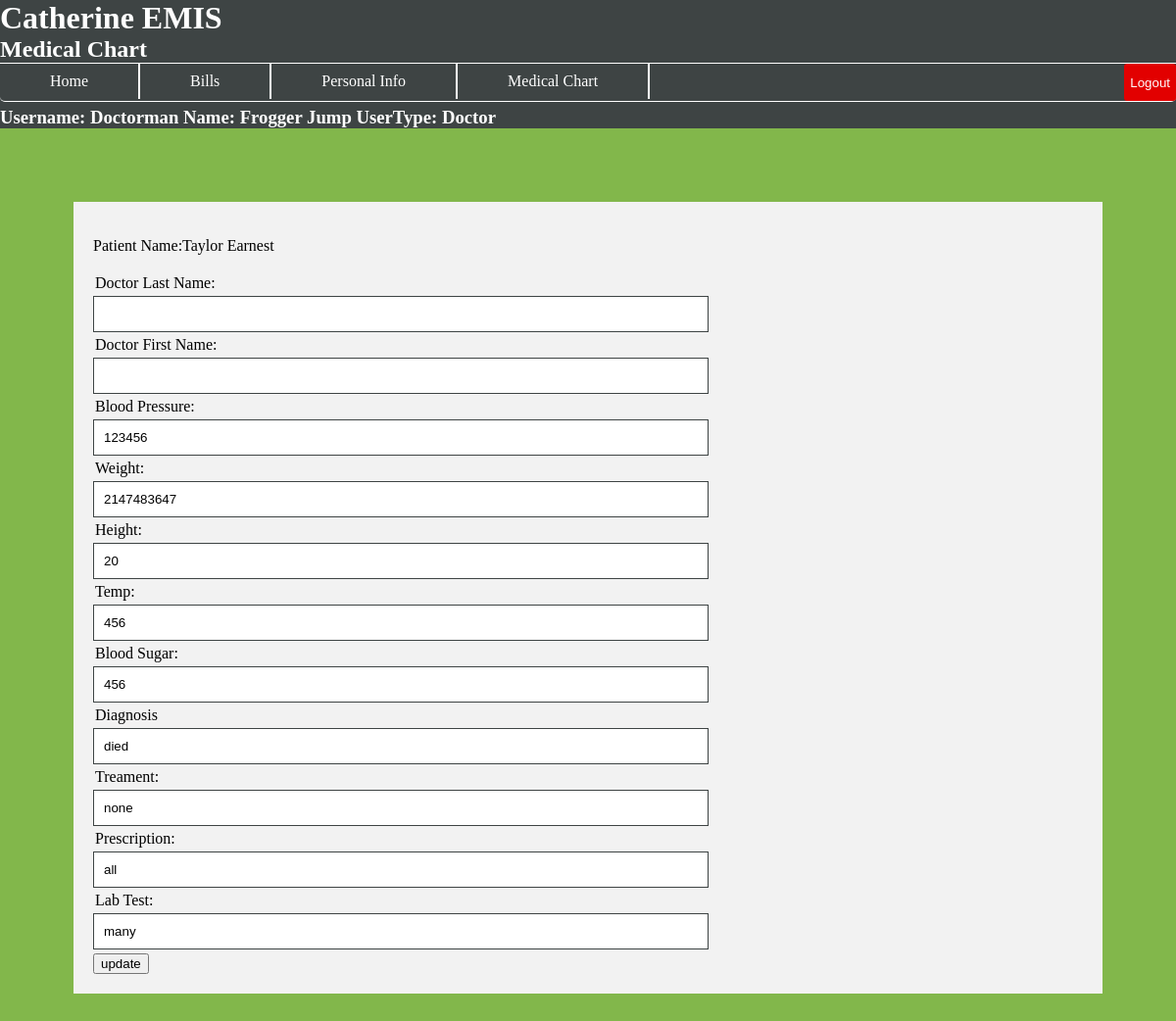
The app's page /MedicalInfo.php?patient=asdf (signed in), older data.
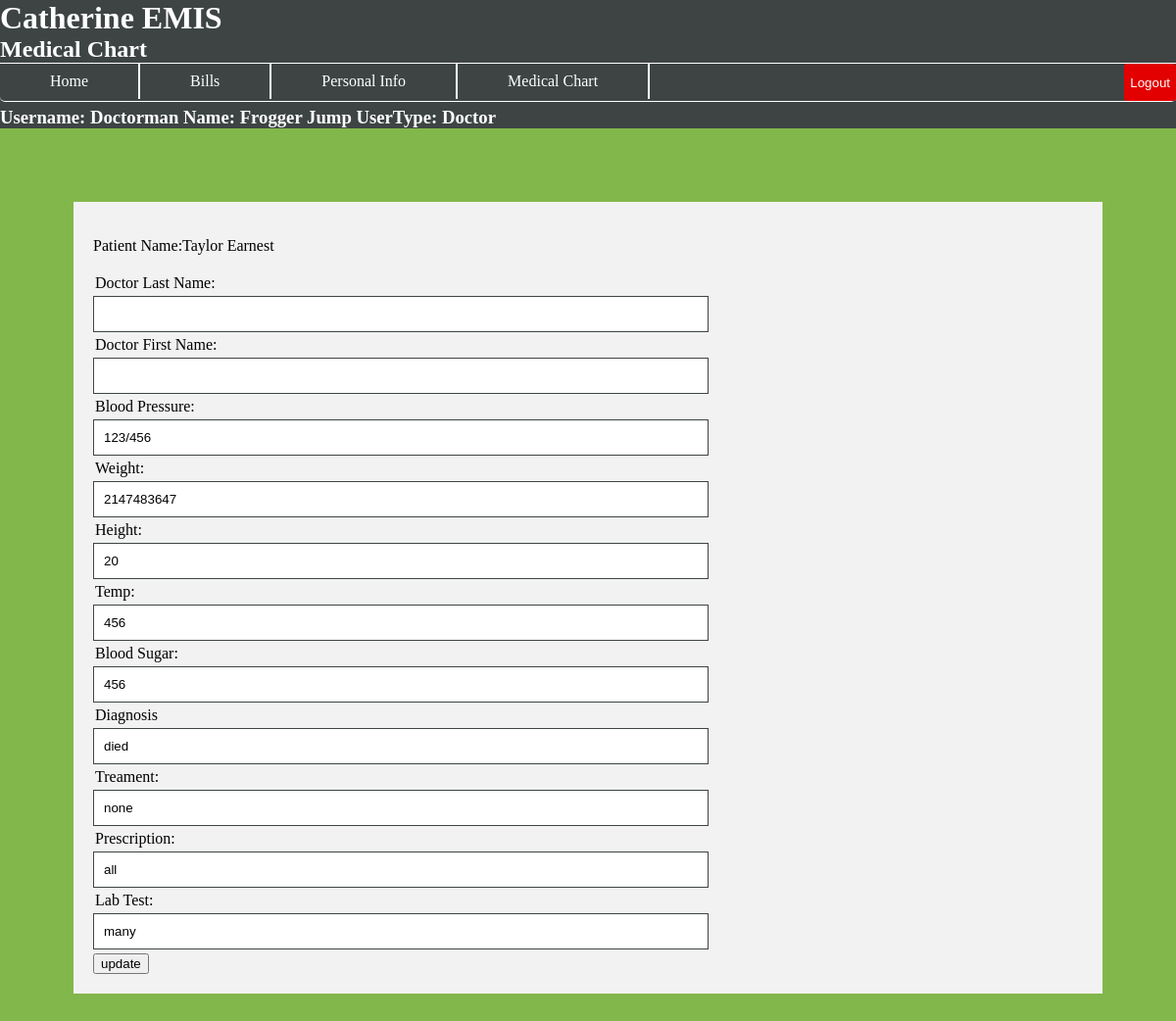
The same page, newer data.
### tables this page shows
CREATE TABLE IF NOT EXISTS `MedicalChart` (
  `id` int(11) NOT NULL AUTO_INCREMENT,
  `person_id` int(11) NOT NULL,
  `doctor_id` int(11) NOT NULL,
  `vitals_date` date NOT NULL,
  `blood_press` varchar(8) NOT NULL,
  `weight` int(11) NOT NULL,
  `height` int(11) NOT NULL,
  `temp` int(11) NOT NULL,
  `blood_sugar` int(11) NOT NULL,
  `diagnosis` varchar(1000) NOT NULL,
  `treatment` varchar(1000) NOT NULL,
  `prescription` varchar(1000) NOT NULL,
  `lab_test` varchar(1000) NOT NULL,
  PRIMARY KEY (`id`)
);

### MedicalInfo.php (the view, shortened to what the changed rows need)
<!DOCTYPE html>
<html lang="en">
<?php
$mysqli = mysqli_connect("localhost", "group", "group5", "group");
if($_SESSION["update"] == false) {
    $patient = null;
}
if(!empty($_GET["patient"])){
    $patient = $_SESSION["patient"];
}
?>
<head>
</head>
<body>
    <h1>Catherine EMIS</h1>
    <h2>Medical Chart</h2>
<?php
    $CurrUser = $_SESSION['username'];
    $personID = $mysqli->query("SELECT id FROM User WHERE username = '$CurrUser'")->fetch_object()->id;
    $firstName = $mysqli->query("SELECT first FROM User WHERE username = '$CurrUser'")->fetch_object()->first;
    $lastName = $mysqli->query("SELECT last FROM User WHERE username = '$CurrUser'")->fetch_object()->last;
    $userType = $mysqli->query("SELECT type FROM User WHERE username = '$CurrUser'")->fetch_object()->type;
    if($userType == 'U') {
        $type = "Patient";
        $searchMedRec = $mysqli->query("SELECT * FROM MedicalChart WHERE person_id = '$personID'");
        $medChart = $searchMedRec->fetch_object();
        $doctorID = $medChart->doctor_id;
        $doctorFirst = $mysqli->query("SELECT first FROM User WHERE id = '$doctorID'")->fetch_object()->first;
        $doctorLast = $mysqli->query("SELECT last FROM User WHERE id = '$doctorID'")->fetch_object()->last;
        echo
	"<div class=\"div_border_bottom\">
	    <h3><br></br>Username: $CurrUser Name: $firstName $lastName
		UserType: $type</h3>
	 </div>";
        echo "<div class =\"container\">
            <h3>Your Medical Chart:</h3>
            <p> Doctor: Dr. $doctorFirst, $doctorLast </p>
            <p> Blood Pressure:  $medChart->blood_press </p>
            <p>Last Vitals Date: $medChart->vitals_date</p>
            <p> Weight: $medChart->weight </p>
            <p> Height: $medChart->height </p>
            <p> Temp: $medChart->temp</p>
            <p> Blood Sugar: $medChart->blood_sugar</p>
            <p> Diagnosis: $medChart->diagnosis</p>
            <p> Treatment: $medChart->treatment</p>
            <p> Prescription: $medChart->prescription</p>
            <p> Lab Test: $medChart->lab_test</p>
        </div>";
    } elseif(!(is_null($patient)) && (($userType == 'D') || ($userType == 'N'))){
        if($userType=='N'){
            $type = "Nurse";
        } else {
            $type = "Doctor";
        }
        echo "<h3><br></br>Username: $CurrUser Name: $firstName $lastName UserType: $type</h3>";
        $patient = $_SESSION["patient"];
        $patientID = $mysqli->query("SELECT id FROM User WHERE username = '$patient'")->fetch_object()->id;
        $pfirstName = $mysqli->query("SELECT first FROM User WHERE username = '$patient'")->fetch_object()->first;
        $plastName = $mysqli->query("SELECT last FROM User WHERE username = '$patient'")->fetch_object()->last;
        $searchMedRec = $mysqli->query("SELECT * FROM MedicalChart WHERE person_id = '$patientID'");
        $medChart = $searchMedRec->fetch_object();
        $doctorID = $medChart->doctor_id;
        $doctorFirst = $mysqli->query("SELECT first FROM User WHERE id = '$doctorID'")->fetch_object()->first;
        $doctorLast = $mysqli->query("SELECT last FROM User WHERE id = '$doctorID'")->fetch_object()->last;
        echo "<div class=\"container\">
                    <form action =\"\" method=\"GET\">
                      <p>Patient Name:$pfirstName $plastName</p>";
	echo "
                        <div class =\"div_small_separator\"></div>
                        <label for=\"DoctorLastName\">Doctor Last Name:</label>
                        <div class =\"div_small_separator\"></div>
                        <input type =\"text\" id =\"DoctorLastName\" name =\"DoctorLastName\"
                               value= \"$doctorLast\">";
	echo "
                        <div class =\"div_small_separator\"></div>
                        <label for=\"DoctorFirstName\">Doctor First Name:</label>
                        <div class =\"div_small_separator\"></div>
                        <input type =\"text\" id =\"DoctorFirstName\" name =\"DoctorFirstName\"
                                value= \"$doctorFirst\">";
	$bloodPress = $medChart->blood_press;
	echo "
                        <div class =\"div_small_separator\"></div>
                        <label for=\"BloodPress\">Blood Pressure:</label>
                        <div class =\"div_small_separator\"></div>
                        <input type =\"text\" id =\"BloodPress\" name =\"BloodPress\"
                                value= \"$bloodPress\">";
	$weight = $medChart->weight;
        echo "
                        <div class =\"div_small_separator\"></div>
                        <label for=\"Weight\">Weight:</label>
                        <div class =\"div_small_separator\"></div>
                        <input type =\"text\" id =\"Weight\" name =\"Weight\"
                                value= \"$weight\">";
	$height = $medChart->height;
	echo "
                        <div class =\"div_small_separator\"></div>
                        <label for=\"Height\">Height:</label>
                        <div class =\"div_small_separator\"></div>
                        <input type =\"text\" id =\"Height\" name =\"Height\"
                                value= \"$height\">";
	$temp = $medChart->temp;
        echo "
                        <div class =\"div_small_separator\"></div>
                        <label for=\"Temp\">Temp:</label>
                        <div class =\"div_small_separator\"></div>
                        <input type =\"text\" id =\"Temp\" name =\"Temp\"
                                value= \"$temp\">";
	$bloodSugar = $medChart->blood_sugar;
	echo "
                        <div class =\"div_small_separator\"></div>
                        <label for=\"BloodSugar\">Blood Sugar:</label>
                        <div class =\"div_small_separator\"></div>
                        <input type =\"text\" id =\"BloodSugar\" name =\"BloodSugar\"
                                value= \"$bloodSugar\">";
      if($userType == 'D'){
        $diag = $medChart->diagnosis;
	echo "
                        <div class =\"div_small_separator\"></div>
                        <label for=\"Diagnosis\">Diagnosis</label>
                        <div class =\"div_small_separator\"></div>
                        <input type =\"text\" id =\"Diagnosis\" name =\"Diagnosis\"
                                value= \"$diag\">";
        $treat = $medChart->treatment;
	echo "
                        <div class =\"div_small_separator\"></div>
                        <label for=\"Treatment\">Treament:</label>
                        <div class =\"div_small_separator\"></div>
                        <input type =\"text\" id =\"Treatment\" name =\"Treatment\"
                                value= \"$treat\">";
	echo "
                        <div class =\"div_small_separator\"></div>
                        <label for=\"Prescription\">Prescription:</label>
                        <div class =\"div_small_separator\"></div>
                        <input type =\"text\" id =\"Prescription\" name =\"Prescription\"
                                value= \"$medChart->prescription\">";
	echo "
                        <div class =\"div_small_separator\"></div>
                        <label for=\"LabTest\">Lab Test:</label>
                        <div class =\"div_small_separator\"></div>
                        <input type =\"text\" id =\"LabTest\" name=\"LabTest\"
                                value= \"$medChart->lab_test\">";
       echo "
                        <div class =\"div_small_separator\"></div>
                        <input type=\"hidden\" name = \"patient\" value = $patient>
                        <input type =\"submit\" value =\"update\"/>";
                        } else {
            echo "  <p>Diagnosis:$mecChart->diagnosis</p>
                    <p>Treatment:$medChart->treatment</p>
                    <p>Prescription:$medChart->prescription</p>
                    <p>Lab Test:$medChart->lab_test</p>
                ";
        }
              echo"
                    </form>
                </div>";
		printf("%s \n", $mysqli->error);
    }
?>
</body>
</html>

Row changes from the older to the newer data that the page shows:
changed medicalchart "died": BloodPress "123456" → "123/456"
